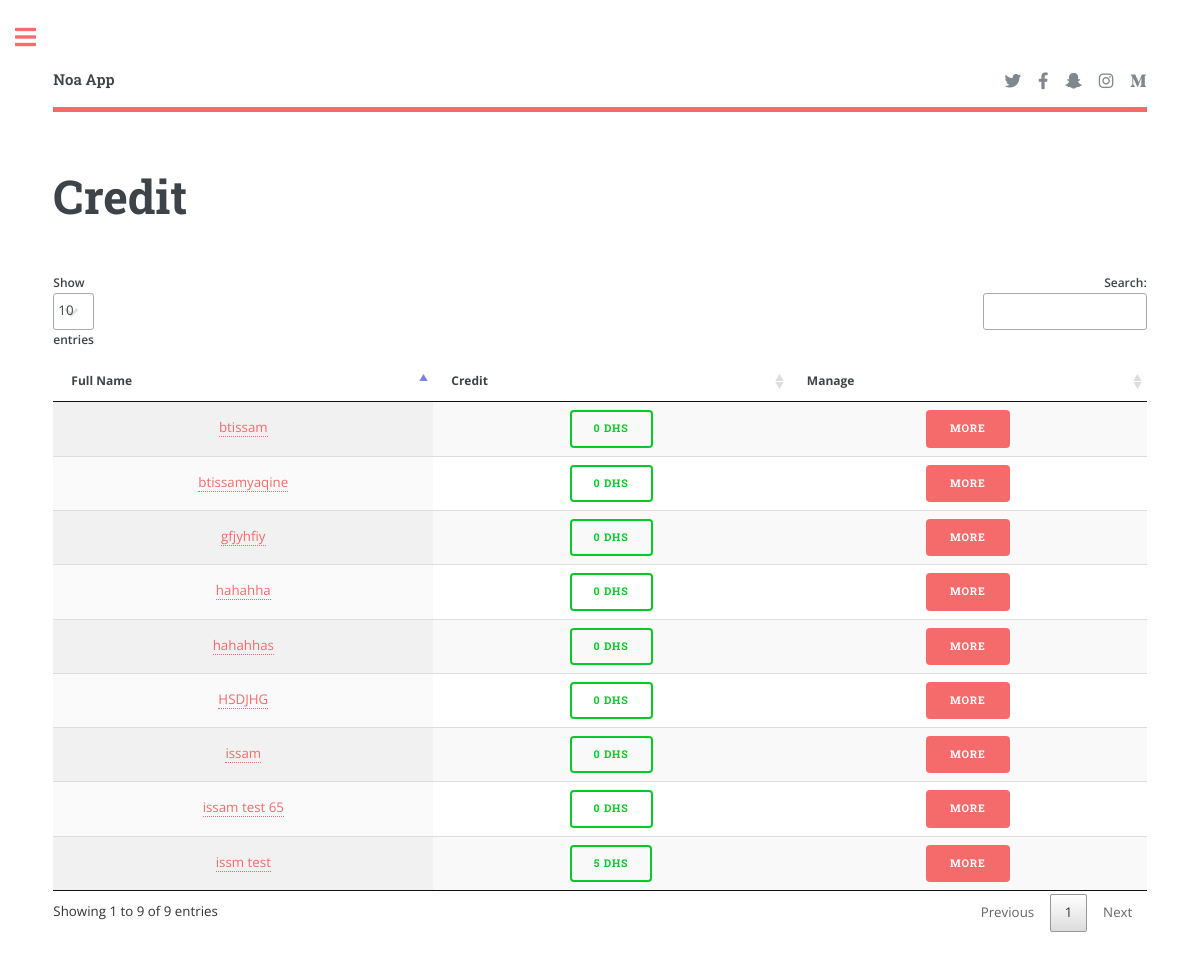
The app's page /admin/credit_list.php (signed in) with its own data.
### tables this page shows
CREATE TABLE `client` (
  `id_client` int(11) NOT NULL,
  `full_name` varchar(255) NOT NULL,
  `class` varchar(255) NOT NULL,
  `group` varchar(255) NOT NULL,
  `gender` text NOT NULL,
  `tele` int(255) NOT NULL,
  `email` varchar(320) NOT NULL,
  `facebook` varchar(255) NOT NULL,
  `date_naissance` datetime NOT NULL,
  `business_adress` varchar(320) NOT NULL,
  `home_adress` varchar(320) NOT NULL,
  `remarque` varchar(1000) NOT NULL
);

### admin/credit_list.php (the view, shortened to what this page needs)
<?php
include("./includes/header.php");
include("../config/connection.php");
?>
<section>
	<header class="main">
		<h1>Credit</h1>
	</header>
	<div class="row gtr-200">
		<div class="col-12 col-12-medium">
			<div class="table-wrapper">
				<table id="table_id" class="display">
					<thead>
						<tr>
							<th>Full Name</th>
							<th>Credit</th>
							<th>Manage</th>
						</tr>
					</thead>
					<tbody>
						<?php
$q1 = "SELECT * FROM `client`";
$q1 = $db->query($q1);
$q1->execute();
$c1 = $q1->rowCount();
$r1 = $q1->fetchAll(PDO::FETCH_ASSOC);
$i = 0;
while ($i < $c1) {
	$q2 = "SELECT `id_client`, SUM(`credit`) as total_credit FROM `credit` WHERE `id_client` = ".$r1[$i]["id_client"]."";
	$q2 = $db->query($q2);
	$q2->execute();
	$r2 = $q2->fetch(PDO::FETCH_ASSOC);
	is_null($r2["total_credit"]) ? $credit = 0 : $credit = $r2["total_credit"];
	$credit < 0 ? $credit_color = "button" : $credit_color = "green";
	echo "
		<tr>
			<td><center><a href='client_details.php?id=".$r1[$i]["id_client"]."'>".$r1[$i]["full_name"]."</a></center></td>
			<td><center><a href='#' class=".$credit_color.">".$credit." Dhs</a></center></td>
			<td><center><a href='credit_details.php?id_client=".$r1[$i]["id_client"]."&full_name=".$r1[$i]["full_name"]."' class='button primary'>More</a></center></td>
		</tr>
			";
	$i++;
}
						?>
					</tbody>
				</table>
			</div>
		</div>
	</div>
</section>
<?php include("./includes/sidebar.php"); ?>

### admin/assets/DataTables/datatables.css (style rules this page uses)
table.dataTable { width: 100%; margin: 0 auto; clear: both; border-collapse: separate; border-spacing: 0; }
table.dataTable thead th, table.dataTable tfoot th { font-weight: bold; }
table.dataTable thead th, table.dataTable thead td { padding: 10px 18px; border-bottom: 1px solid #111; }
table.dataTable thead .sorting, table.dataTable thead .sorting_asc, table.dataTable thead .sorting_desc, table.dataTable thead .sorting_asc_disabled, table.dataTable thead .sorting_desc_disabled { cursor: pointer; *cursor: hand; background-repeat: no-repeat; background-position: center right; }
table.dataTable thead .sorting { background-image: url("DataTables-1.10.24/images/sort_both.png"); }
table.dataTable thead .sorting_asc { background-image: url("DataTables-1.10.24/images/sort_asc.png") !important; }
table.dataTable tbody tr { background-color: #ffffff; }
table.dataTable tbody th, table.dataTable tbody td { padding: 8px 10px; }
table.dataTable.row-border tbody th, table.dataTable.row-border tbody td, table.dataTable.display tbody th, table.dataTable.display tbody td { border-top: 1px solid #ddd; }
table.dataTable.row-border tbody tr:first-child th, table.dataTable.row-border tbody tr:first-child td, table.dataTable.display tbody tr:first-child th, table.dataTable.display tbody tr:first-child td { border-top: none; }
table.dataTable.stripe tbody tr.odd, table.dataTable.display tbody tr.odd { background-color: #f9f9f9; }
table.dataTable.order-column tbody tr > .sorting_1, table.dataTable.order-column tbody tr > .sorting_2, table.dataTable.order-column tbody tr > .sorting_3, table.dataTable.display tbody tr > .sorting_1, table.dataTable.display tbody tr > .sorting_2, table.dataTable.display tbody tr > .sorting_3 { background-color: #fafafa; }
table.dataTable.display tbody tr.odd > .sorting_1, table.dataTable.order-column.stripe tbody tr.odd > .sorting_1 { background-color: #f1f1f1; }
table.dataTable.display tbody tr.even > .sorting_1, table.dataTable.order-column.stripe tbody tr.even > .sorting_1 { background-color: #fafafa; }
table.dataTable.no-footer { border-bottom: 1px solid #111; }
table.dataTable, table.dataTable th, table.dataTable td { box-sizing: content-box; }

### records on screen
client: full_name "gfjyhfiy", credit "0"
client: full_name "btissamyaqine", credit "0"
client: full_name "HSDJHG", credit "0"
client: full_name "issam", credit "0"
client: full_name "btissam", credit "0"
client: full_name "hahahha", credit "0"
client: full_name "hahahhas", credit "0"
client: full_name "issm test", credit "5"
client: full_name "issam test 65", credit "0"
